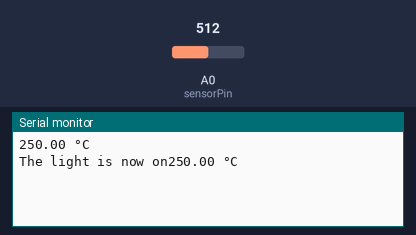
Recording of a sketch running on a simulated Arduino Uno, built with avr-gcc and run on an emulated ATmega328P. Shown: the last lines printed to the serial monitor. Inputs (shaded band) come from the test bench; at power-on: A0 (sensorPin) = 512.

Above: at 1.8 s.
1.9 s: A0 (sensorPin) set to 60
At 2.5 s:
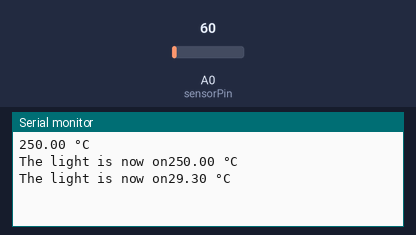
3.4 s: A0 (sensorPin) set to 52
At 5.8 s:
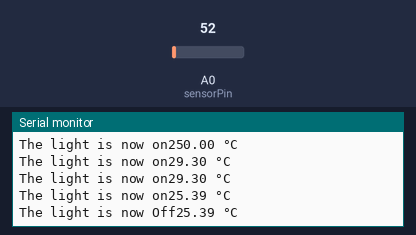
Timing chart, 0 to 7.3 s (numbered marks = the images above; inputs shaded):
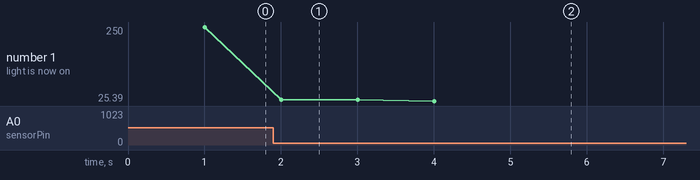

The sketch:

sketch_jul8a_temp_sensor.ino
```cpp
/*
Tapiwa charekwa
Tedious chali
Aurthur E Chigiya
Fastino Mateteva
Blessmore Majongwe
Gurira Wesley Panashe
*/
#define sensorPin A0
void setup() {
  // put your setup code here, to run once:
  Serial.begin(9600);
  //initialize communication at baud rate which is 9600
}

void loop() {
  // put your main code here, to run repeatedly:
  int reading = analogRead(sensorPin);
  int led = 8;

  // Convert the reading into voltage:
  float voltage = reading * (5000 / 1024.0);

  // Convert the voltage into the temperature in degree Celsius:
  float temperature = voltage / 10;

  // Print the temperature in the Serial Monitor:
  Serial.print(temperature);
  Serial.print(" \xC2\xB0"); // shows degree symbol
  Serial.println("C");
  delay(1000); // wait a second between readings

  if(temperature > 28){
      digitalWrite(led, HIGH);
      Serial.print("The light is now on");
    }
    else {
 digitalWrite(led, LOW);
 Serial.print("The light is now Off");
    }
}
```

Measured:
- the behaviour switches between 58 and 57 on A0 (sensorPin) (found by bisection; images 1 and 2)
- after the input at 1.9 s, the serial monitor: prints a new line after 0.10 s (image 1)
- after the input at 3.4 s, the serial monitor: prints a new line after 0.60 s (image 2)
- plotted number 1: 250 → 29.3 after the input at 1.9 s, 29.3 → 25.39 after the input at 3.4 s
